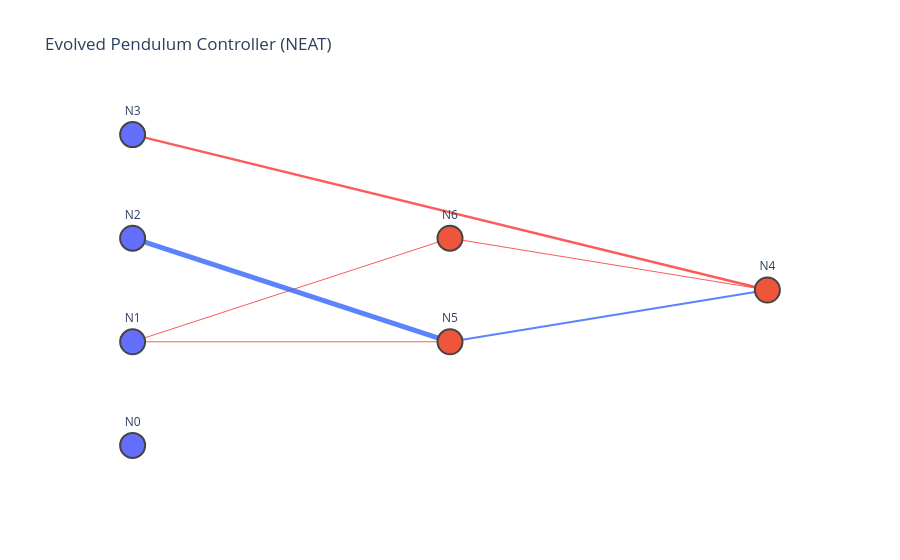

This figure's notebook cell:
### Code cell
graph_dag(genome)

### Figure 1 — Plotly figure (JSON) as saved in the notebook; plotly's stock layout.template omitted (floating-point values rounded to 4 significant figures)
{"data": [{"hoverinfo": "none", "line": {"color": "rgba(250, 50, 50, 0.8)", "width": 1}, "mode": "lines", "type": "scatter", "x": [-0.381, 0.2857, null], "y": [-0.3333, -0.3333, null]}, {"hoverinfo": "none", "line": {"color": "rgba(250, 50, 50, 0.8)", "width": 1}, "mode": "lines", "type": "scatter", "x": [-0.381, 0.2857, null], "y": [-0.3333, 0.3333, null]}, {"hoverinfo": "none", "line": {"color": "rgba(50, 100, 250, 0.8)", "width": 5}, "mode": "lines", "type": "scatter", "x": [-0.381, 0.2857, null], "y": [0.3333, -0.3333, null]}, {"hoverinfo": "none", "line": {"color": "rgba(250, 50, 50, 0.8)", "width": 2.5}, "mode": "lines", "type": "scatter", "x": [-0.381, 0.9524, null], "y": [1, 0, null]}, {"hoverinfo": "none", "line": {"color": "rgba(50, 100, 250, 0.8)", "width": 2}, "mode": "lines", "type": "scatter", "x": [0.2857, 0.9524, null], "y": [-0.3333, 0, null]}, {"hoverinfo": "none", "line": {"color": "rgba(250, 50, 50, 0.8)", "width": 1}, "mode": "lines", "type": "scatter", "x": [0.2857, 0.9524, null], "y": [0.3333, 0, null]}, {"hoverinfo": "text", "hovertext": ["Node 0<br>Type: INPUT<br>Act: identity", "Node 1<br>Type: INPUT<br>Act: identity", "Node 2<br>Type: INPUT<br>Act: identity", "Node 3<br>Type: INPUT<br>Act: identity", "Node 4<br>Type: OUTPUT<br>Act: tanh", "Node 5<br>Type: HIDDEN<br>Act: identity", "Node 6<br>Type: HIDDEN<br>Act: identity"], "marker": {"color": ["#636EFA", "#636EFA", "#636EFA", "#636EFA", "#EF553B", "#EF553B", "#EF553B"], "line": {"width": 2}, "size": 25}, "mode": "markers+text", "text": ["N0", "N1", "N2", "N3", "N4", "N5", "N6"], "textposition": "top center", "type": "scatter", "x": [-0.381, -0.381, -0.381, -0.381, 0.9524, 0.2857, 0.2857], "y": [-1, -0.3333, 0.3333, 1, 0, -0.3333, 0.3333]}], "layout": {"plot_bgcolor": "white", "showlegend": false, "title": {"text": "Evolved Pendulum Controller (NEAT)"}, "xaxis": {"showgrid": false, "showticklabels": false, "zeroline": false}, "yaxis": {"showgrid": false, "showticklabels": false, "zeroline": false}}}
